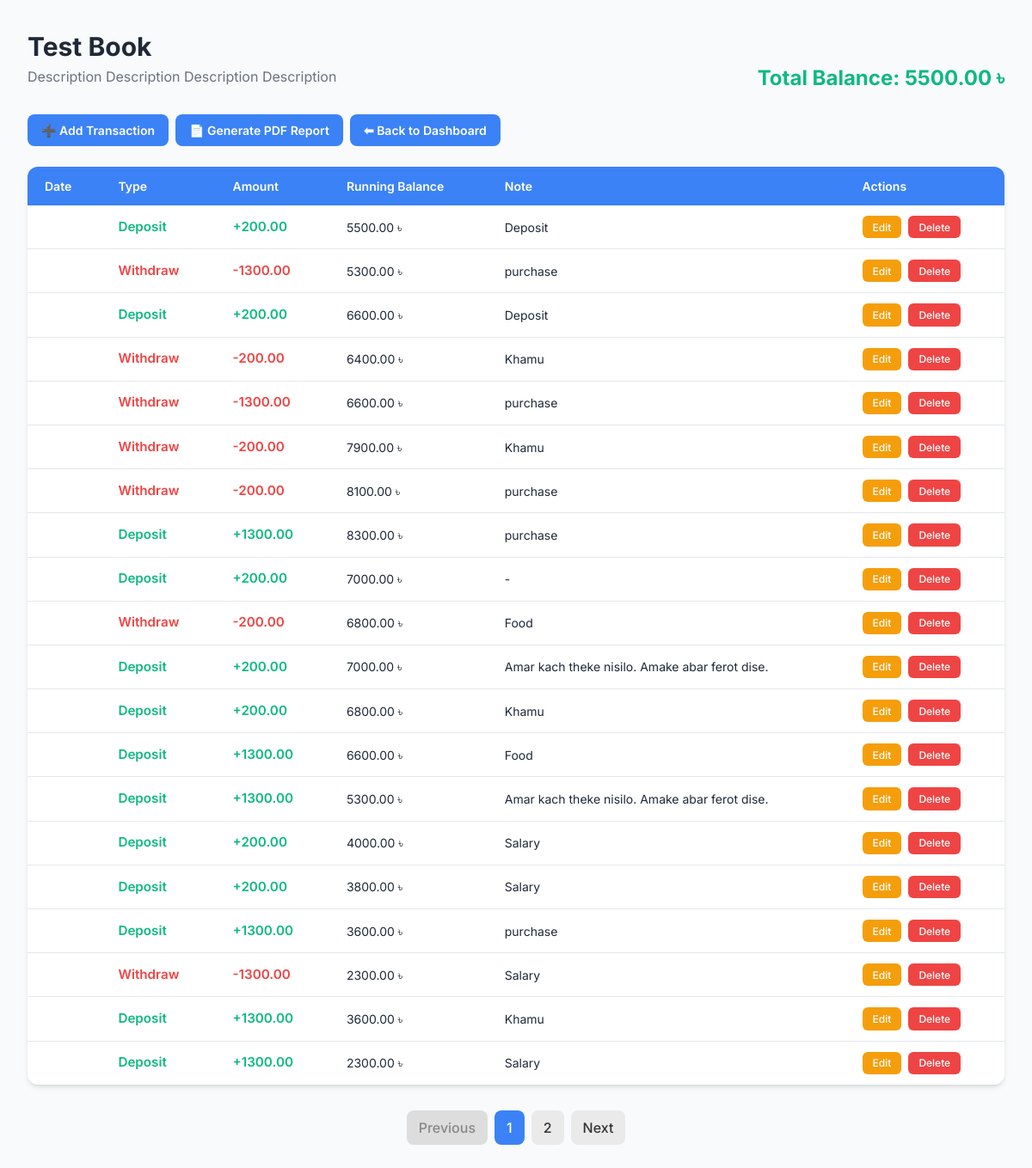
Page /book/15/ (signed in) on the committed database.
### books/models.py (models this page shows, shortened)
class Book(models.Model):
    user = models.ForeignKey(User, on_delete=models.CASCADE)
    name = models.CharField(max_length=100)
    description = models.TextField(blank=True, null=True)
    created_at = models.DateTimeField(auto_now_add=True)  # full datetime for book creation

class Transaction(models.Model):
    TRANSACTION_TYPES = [
        ('deposit', 'Deposit'),
        ('withdraw', 'Withdraw'),
    ]
    book = models.ForeignKey(Book, on_delete=models.CASCADE, related_name='transactions')
    amount = models.DecimalField(max_digits=10, decimal_places=2)
    type = models.CharField(max_length=10, choices=TRANSACTION_TYPES)
    note = models.CharField(max_length=255, blank=True, null=True)
    created_at = models.DateField(default=timezone.now)  # store only date
    @property
    def sign_amount(self):
        return self.amount if self.type == 'deposit' else -self.amount

### books/views.py (the view, shortened to what this page needs)
# urls.py: path('book/<int:book_id>/', views.book_detail_view, name='book_detail'),
@login_required
def book_detail_view(request, book_id):
    book = get_object_or_404(Book, id=book_id, user=request.user)
    transactions = Transaction.objects.filter(book=book).order_by('-created_at', '-id')
    total_balance = sum(t.sign_amount for t in transactions)
    paginator = Paginator(transactions, 20)  # 20 per page
    page_number = request.GET.get('page')
    page_obj = paginator.get_page(page_number)
    ordered_oldest_first = list(
        transactions.order_by('created_at', 'id')
    )
    running_map = {}
    balance = Decimal('0.00')
    for t in ordered_oldest_first:
        balance += t.sign_amount
        running_map[t.id] = balance
    transactions_with_running = []
    for t in page_obj:
        t.running_balance = running_map.get(t.id, Decimal('0.00'))
        transactions_with_running.append(t)
    context = {
        'book': book,
        'page_obj': page_obj,
        'transactions_with_running': transactions_with_running,
        'total_balance': total_balance,
    }
    return render(request, 'books/book_detail.html', context)

### templates/books/book_detail.html (shortened to what this page needs)
<!DOCTYPE html>
<html lang="en">
<head>
</head>
<body>
<div class="container">
    <header class="header-section">
        <div class="header-info">
            <h1>{{ book.name }}</h1>
            <p class="book-desc">{{ book.description }}</p>
        </div>
        <h3 class="balance">Total Balance: {{ total_balance|floatformat:2 }} ৳</h3>
    </header>
    <div class="button-group">
        <a href="javascript:void(0)" id="addBtn" class="button">➕ Add Transaction</a>
        <a href="javascript:void(0)" id="reportBtn" class="button">📄 Generate PDF Report</a>
        <a href="{% url 'dashboard' %}" class="button">⬅ Back to Dashboard</a>
    </div>
    {% if page_obj %}
    <table class="transactions-table">
    <thead>
        <tr>
            <th>Date</th>
            <th>Type</th>
            <th>Amount</th>
            <th>Running Balance</th>
            <th>Note</th>
            <th>Actions</th>
        </tr>
    </thead>
    <tbody>
        {% for t in transactions_with_running %}
        <tr>
            <td data-label="Date">{{ t.created_at|date:"M d, Y" }}</td>
            <td data-label="Type" class="{{ t.type }}">{{ t.type|capfirst }}</td>
            <td data-label="Amount" class="{{ t.type }}">
                {% if t.type == 'deposit' %}+{% else %}-{% endif %}{{ t.amount|floatformat:2 }}
            </td>
            <td data-label="Balance">{{ t.running_balance|floatformat:2 }} ৳</td>
            <td data-label="Note">{{ t.note|default:"-" }}</td>
            <td data-label="Actions" class="action-group">
                <button class="editBtn"
                        data-id="{{ t.id }}"
                        data-amount="{{ t.amount }}"
                        data-type="{{ t.type }}"
                        data-note="{{ t.note|default:'' }}">Edit</button>
                <button class="deleteBtn" data-id="{{ t.id }}">Delete</button>
            </td>
        </tr>
        {% endfor %}
    </tbody>
</table>
    <div class="pagination">
        {% if page_obj.has_previous %}
            <a href="?page={{ page_obj.previous_page_number }}">Previous</a>
        {% else %}
            <span class="disabled">Previous</span>
        {% endif %}
        {% for num in page_obj.paginator.page_range %}
            {% if num == page_obj.number %}
                <span class="current">{{ num }}</span>
            {% elif num >= page_obj.number|add:'-2' and num <= page_obj.number|add:'2' %}
                <a href="?page={{ num }}">{{ num }}</a>
            {% elif num == 1 %}
                <a href="?page=1">1</a>
                {% if page_obj.number > 4 %}<span>...</span>{% endif %}
            {% elif num == page_obj.paginator.num_pages %}
                {% if page_obj.number < page_obj.paginator.num_pages|add:'-3' %}<span>...</span>{% endif %}
                <a href="?page={{ num }}">{{ num }}</a>
            {% endif %}
        {% endfor %}
        {% if page_obj.has_next %}
            <a href="?page={{ page_obj.next_page_number }}">Next</a>
        {% else %}
            <span class="disabled">Next</span>
        {% endif %}
    </div>
    {% else %}
    <p style="text-align: center; padding: 2rem; background: var(--card-bg); border-radius: 0.75rem; margin-top: 1.5rem; box-shadow: var(--shadow-md);">
        No transactions yet. Start by adding one!
    </p>
    {% endif %}
</div>
</body>
</html>

### templates/books/book_detail.html (style rules this page uses)
:root { --primary-color: #3b82f6; --primary-dark: #2563eb; --danger-color: #ef4444; --error-color: #b91c1c; --warning-color: #f59e0b; --success-color: #10b981; --danger-color: #ef4444; --warning-color: #f59e0b; --text-color: #1f2937; --light-bg: #f9fafb; --card-bg: #ffffff; --shadow-md: 0 4px 6px -1px rgba(0, 0, 0, 0.1), 0 2px 4px -2px rgba(0, 0, 0, 0.1); --light-gray: #f3f4f6; }
* { margin: 0; padding: 0; box-sizing: border-box; font-family: 'Inter', sans-serif; }
body { background: var(--light-bg); padding: 1rem; color: var(--text-color); line-height: 1.5; }
.container { max-width: 1200px; margin: 0 auto; padding: 1rem; }
.header-section { display: flex; justify-content: space-between; align-items: flex-end; flex-wrap: wrap; margin-bottom: 1.5rem; }
.header-info h1 { font-size: 1.875rem; color: var(--text-color); font-weight: 700; }
.header-info p.book-desc { font-size: 1rem; color: #6b7280; margin-bottom: 0.5rem; }
h3.balance { font-size: 1.5rem; font-weight: 700; color: var(--success-color); margin-top: 0.5rem; }
.button-group { display: flex; flex-wrap: wrap; gap: 0.5rem; margin-top: 1rem; }
a.button { display: inline-flex; align-items: center; padding: 0.5rem 1rem; background: var(--primary-color); color: #fff; border-radius: 0.5rem; text-decoration: none; font-weight: 600; transition: background 0.2s, transform 0.2s; font-size: 0.875rem; }
.transactions-table { width: 100%; border-collapse: separate; border-spacing: 0; background: var(--card-bg); border-radius: 0.75rem; overflow: hidden; box-shadow: var(--shadow-md); margin-top: 1.5rem; }
.transactions-table th { background: var(--primary-color); color: #fff; font-weight: 600; font-size: 0.875rem; padding: 0.75rem 1.25rem; text-align: left; }
.transactions-table td { padding: 0.75rem 1.25rem; font-size: 0.875rem; color: var(--text-color); border-bottom: 1px solid #e5e7eb; }
.transactions-table tbody tr:last-child td { border-bottom: none; }
td.deposit { color: var(--success-color); font-weight: 600; font-size: 0.95rem; }
td.withdraw { color: var(--danger-color); font-weight: 600; font-size: 0.95rem; }
.action-group { display: flex; gap: 0.5rem; }
.editBtn, .deleteBtn { padding: 0.35rem 0.75rem; border: none; border-radius: 0.375rem; cursor: pointer; color: #fff; font-weight: 500; transition: 0.2s; font-size: 0.75rem; }
.editBtn { background: var(--warning-color); }
.deleteBtn { background: var(--danger-color); }
.pagination { display: flex; justify-content: center; align-items: center; flex-wrap: wrap; gap: 8px; margin-top: 30px; }
.pagination a, .pagination span { padding: 8px 14px; border-radius: 8px; text-decoration: none; color: #333; background: #eaeaea; font-weight: 500; transition: 0.2s; }
.pagination .current { background: #3b82f6; color: white; pointer-events: none; }
.pagination .disabled { background: #ddd; color: #888; pointer-events: none; }

### rows in the picture
Book: name "Test Book", description "Description Description Description Description"
Transaction: type "Deposit", amount "200.00", running_balance "5500.00", note "Deposit"
Transaction: type "Withdraw", amount "1300.00", running_balance "5300.00", note "purchase"
Transaction: type "Deposit", amount "200.00", running_balance "6600.00", note "Deposit"
Transaction: type "Withdraw", amount "200.00", running_balance "6400.00", note "Khamu"
Transaction: type "Withdraw", amount "1300.00", running_balance "6600.00", note "purchase"
Transaction: type "Withdraw", amount "200.00", running_balance "7900.00", note "Khamu"
Transaction: type "Withdraw", amount "200.00", running_balance "8100.00", note "purchase"
Transaction: type "Deposit", amount "1300.00", running_balance "8300.00", note "purchase"
Transaction: type "Deposit", amount "200.00", running_balance "7000.00", note "-"
Transaction: type "Withdraw", amount "200.00", running_balance "6800.00", note "Food"
Transaction: type "Deposit", amount "200.00", running_balance "7000.00", note "Amar kach theke nisilo. Amake abar ferot dise."
Transaction: type "Deposit", amount "200.00", running_balance "6800.00", note "Khamu"
Transaction: type "Deposit", amount "1300.00", running_balance "6600.00", note "Food"
Transaction: type "Deposit", amount "1300.00", running_balance "5300.00", note "Amar kach theke nisilo. Amake abar ferot dise."
Transaction: type "Deposit", amount "200.00", running_balance "4000.00", note "Salary"
Transaction: type "Deposit", amount "200.00", running_balance "3800.00", note "Salary"
Transaction: type "Deposit", amount "1300.00", running_balance "3600.00", note "purchase"
Transaction: type "Withdraw", amount "1300.00", running_balance "2300.00", note "Salary"
Transaction: type "Deposit", amount "1300.00", running_balance "3600.00", note "Khamu"
Transaction: type "Deposit", amount "1300.00", running_balance "2300.00", note "Salary"

### other values in the picture
{{ total_balance|floatformat:2 }} "5500.00"
{{ num }} "1"
{{ num }} "2"
